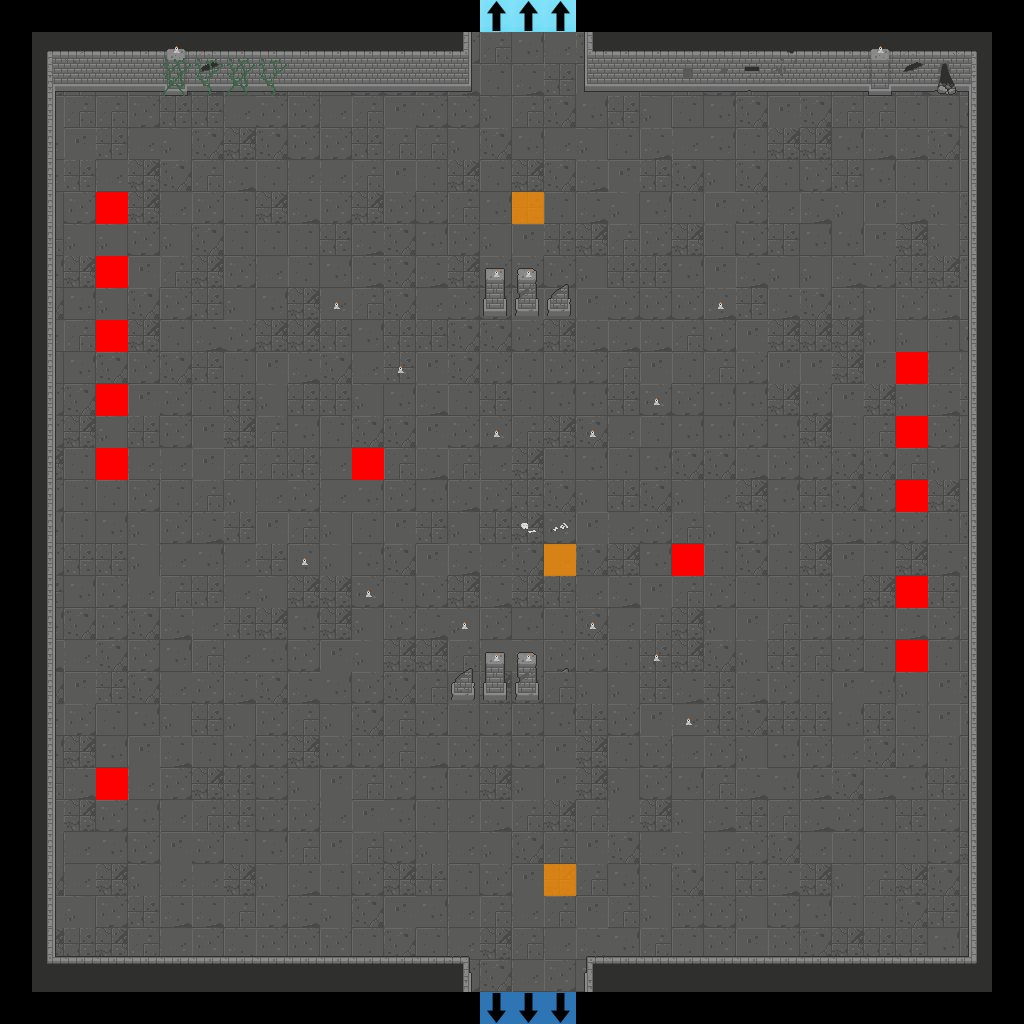

A level layout from a 2D game, rendered from its tile map. Below: a short description, then the map file with tile-grid data replaced by summaries:
An orthogonal 32x32 tile map with 32x32 px tiles, 7 tile layers (Floor, Walls, Doors, Pillars, ...), 2 tilesets.

<map version="1.2" tiledversion="2019.04.18" orientation="orthogonal" renderorder="right-down" width="32" height="32" tilewidth="32" tileheight="32" infinite="0" nextlayerid="22" nextobjectid="1">
 <tileset firstgid="1" source="Dungeon_Tileset_2.tsx" />
 <tileset firstgid="321" source="flags.tsx" />
 <layer id="15" name="Floor" width="32" height="32">
  <data>[1024 cells, 900 non-empty, 12 distinct tile ids]</data>
 </layer>
 <layer id="16" name="Walls" width="32" height="32">
  <data>[1024 cells, 164 non-empty, 39 distinct tile ids]</data>
 </layer>
 <layer id="17" name="Doors" width="32" height="32">
  <data>[1024 cells, 0 non-empty, 0 distinct tile ids]</data>
 </layer>
 <layer id="18" name="Pillars" width="32" height="32">
  <data>[1024 cells, 13 non-empty, 6 distinct tile ids]</data>
 </layer>
 <layer id="19" name="Candles" width="32" height="32">
  <data>[1024 cells, 18 non-empty, 1 distinct tile ids]</data>
 </layer>
 <layer id="20" name="Debris" width="32" height="32">
  <data>[1024 cells, 10 non-empty, 6 distinct tile ids]</data>
 </layer>
 <layer id="21" name="Flags" width="32" height="32">
  <data>[1024 cells, 22 non-empty, 4 distinct tile ids]</data>
 </layer>
</map>
